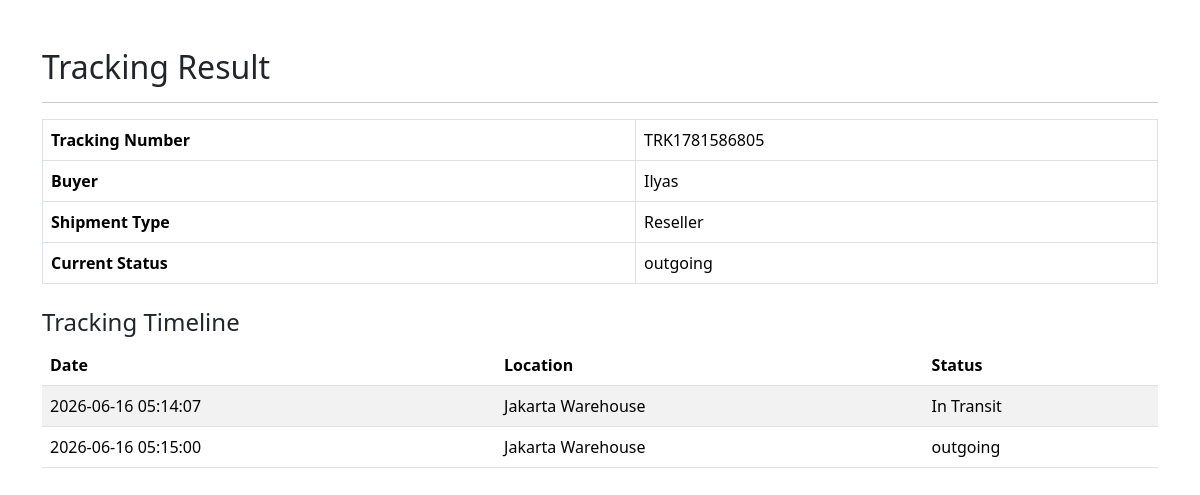
The page /tracking/result.php?tracking_number=TRK1781586805 on the database its author committed.
### tables this page shows
CREATE TABLE `shipments` (
  `id` int(11) NOT NULL,
  `tracking_number` varchar(50) NOT NULL,
  `seller_id` int(11) NOT NULL,
  `consolidation_id` int(11) DEFAULT NULL,
  `buyer_name` varchar(100) NOT NULL,
  `buyer_email` varchar(100) DEFAULT NULL,
  `shipment_type` enum('personal','consolidation','reseller') NOT NULL,
  `status` varchar(100) NOT NULL,
  `created_at` timestamp NOT NULL DEFAULT current_timestamp()
);

CREATE TABLE `tracking_histories` (
  `id` int(11) NOT NULL,
  `shipment_id` int(11) NOT NULL,
  `location` varchar(150) NOT NULL,
  `status` varchar(150) NOT NULL,
  `created_at` timestamp NOT NULL DEFAULT current_timestamp()
);

### tracking/result.php (the view, shortened to what this page needs)
<?php
$tracking_number = mysqli_real_escape_string(
    $conn,
    $_GET['tracking_number']
);
$shipment_query = mysqli_query(
    $conn,
    "SELECT * FROM shipments
     WHERE tracking_number='$tracking_number'"
);
$shipment = mysqli_fetch_assoc($shipment_query);
$histories = mysqli_query(
    $conn,
    "SELECT *
     FROM tracking_histories
     WHERE shipment_id='{$shipment['id']}'
     ORDER BY created_at ASC"
);
?>
<!DOCTYPE html>
<html>
<head>
    <link href="https://cdn.jsdelivr.net/npm/bootstrap@5.3.7/dist/css/bootstrap.min.css" rel="stylesheet">
</head>
<body>
<div class="container mt-5">
    <h2>Tracking Result</h2>
    <hr>
    <table class="table table-bordered">
        <tr>
            <th>Tracking Number</th>
            <td><?= $shipment['tracking_number']; ?></td>
        </tr>
        <tr>
            <th>Buyer</th>
            <td><?= $shipment['buyer_name']; ?></td>
        </tr>
        <tr>
            <th>Shipment Type</th>
            <td><?= ucfirst($shipment['shipment_type']); ?></td>
        </tr>
        <tr>
            <th>Current Status</th>
            <td><?= $shipment['status']; ?></td>
        </tr>
    </table>
    <h4 class="mt-4">
        Tracking Timeline
    </h4>
    <table class="table table-striped">
        <thead>
            <tr>
                <th>Date</th>
                <th>Location</th>
                <th>Status</th>
            </tr>
        </thead>
        <tbody>
        <?php while($row = mysqli_fetch_assoc($histories)) : ?>
            <tr>
                <td><?= $row['created_at']; ?></td>
                <td><?= $row['location']; ?></td>
                <td><?= $row['status']; ?></td>
            </tr>
        <?php endwhile; ?>
        </tbody>
    </table>
</div>
</body>
</html>

### rows shown on the page
shipments: tracking_number "TRK1781586805", buyer_name "Ilyas", shipment_type "Reseller", status "outgoing"
tracking_histories: created_at "2026-06-16 05:14:07", location "Jakarta Warehouse", status "In Transit"
tracking_histories: created_at "2026-06-16 05:15:00", location "Jakarta Warehouse", status "outgoing"
